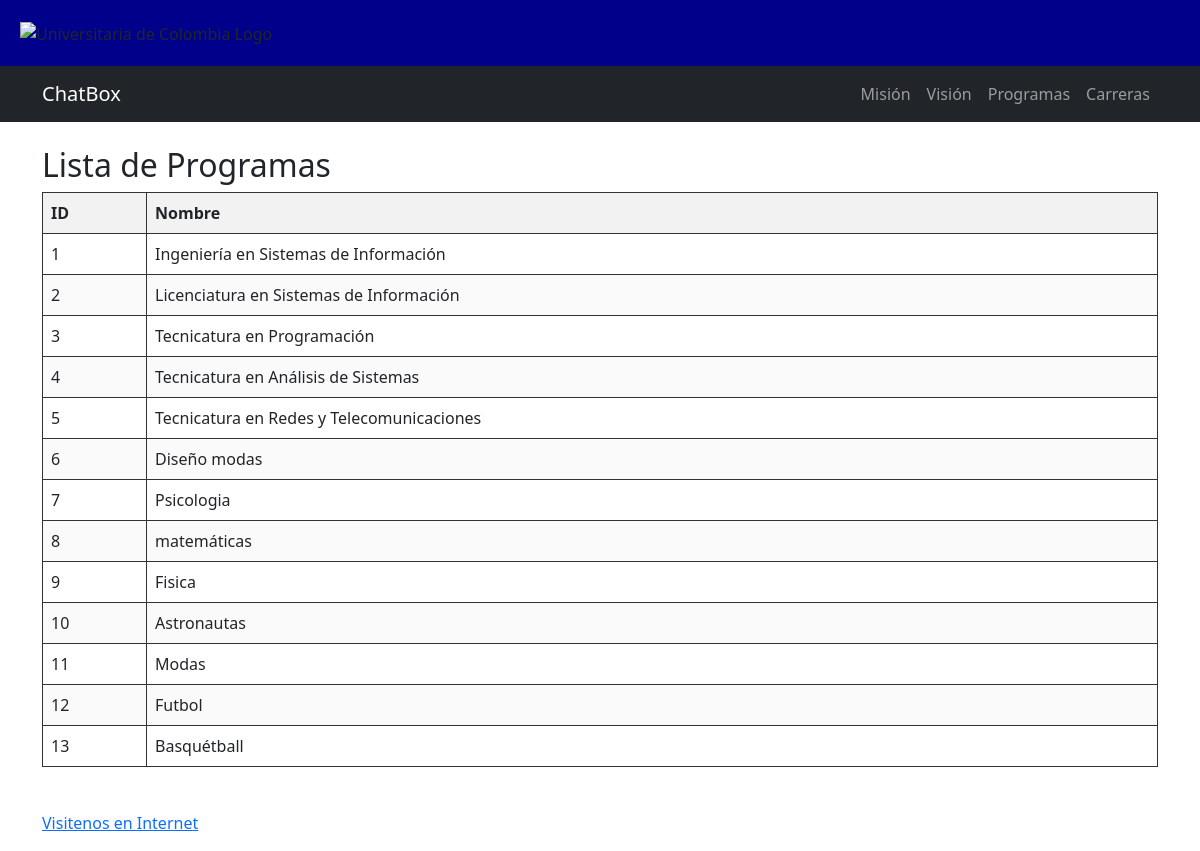
Screenshot of /listaCarrera with the database file from the repository.
### tables this page shows
CREATE TABLE programas (
    codcarrera INTEGER PRIMARY KEY AUTOINCREMENT,
    descarrera TEXT NOT NULL UNIQUE
);

### main.py (the view)
@app.route("/listaCarrera")
def carrera():
    conn = create_connection(DB_FILE)
    cursor = conn.cursor()
    cursor.execute("SELECT * FROM programas;")
    rows = cursor.fetchall()
    conn.close()
    return render_template("listaCarrera.html", programas=rows)

### conexion.py (called while the page is built)
def create_connection(db_file):
    try:
        connection = sqlite3.connect(db_file)
        connection.row_factory = sqlite3.Row  # Acceso a columnas por nombre
        print(f"Conexión exitosa a SQLite: {db_file}")
        return connection
    except sqlite3.Error as e:
        print(f"Error al conectar a SQLite: {e}")
        return None

### templates/listaCarrera.html (shortened to what this page needs)
{% extends 'base.html' %}
{% block content %}
<h2>Lista de Programas</h2>
<table class="tabla-programas">
  <thead>
    <tr>
      <th>ID</th>
      <th>Nombre</th>
    </tr>
  </thead>
  <tbody>
    {% for prog in programas %}
      <tr>
        <td>{{ prog[0] }}</td>
        <td>{{ prog[1] }}</td>
      </tr>
    {% else %}
      <tr>
        <td colspan="2">No hay programas registrados.</td>
      </tr>
    {% endfor %}
  </tbody>
</table>
{% endblock %}

### templates/base.html (shortened to what this page needs)
<!DOCTYPE html>
<html lang="es">
<head>
    <link href="https://cdn.jsdelivr.net/npm/bootstrap@5.3.0/dist/css/bootstrap.min.css" rel="stylesheet">
    <link rel="stylesheet" href="../static/css/style.css">
</head>
<body>
    <div class="estimgu">
        <img src="https://universitariadecolombia.edu.co/wp-content/uploads/2025/04/Logo_universitaria_white_3-1.png" srcset="https://universitariadecolombia.edu.co/wp-content/uploads/2025/04/Logo_universitaria_white_3-1.png 1x" alt="Universitaria de Colombia Logo" data-retina_logo_url="" class="fusion-standard-logo">
    </div>
    <nav class="navbar navbar-expand-sm navbar-dark bg-dark">
        <div class="container">
            <a class="navbar-brand" href="{{url_for('index')}}">ChatBox</a>
            <ul class="navbar-nav">
                <li class="nav-item">
                    <a class="nav-link" href="{{url_for('mision')}}">Misión</a>
                </li>
                <li class="nav-item">
                    <a class="nav-link" href="{{url_for('vision')}}">Visión</a>
                </li>
                <li class="nav-item">
                    <a class="nav-link" href="{{url_for('programas')}}">Programas</a>
                </li>
                <li class="nav-item">
                    <a class="nav-link" href="{{url_for('carrera')}}">Carreras</a>
                </li>
            </ul>
        </div>
    </nav>
    <div class="container mt-4">
        {% block content %}
        {% endblock %}
    </div>
    <div class="espacio"></div>
    <footer class="container mt-4">
        <p><a href="https://www.google.com" target="_blank">Visitenos en Internet</a></p>
    </footer>
</body>
</html>

### static/css/style.css (style rules this page uses)
.estimgu { background-color: darkblue; padding:20px; }
.fusion-standard-logo { width:250px; height:65px; }
.espacio { height: 20px; }
.tabla-programas { width: 100%; border-collapse: collapse; text-align: left; }
.tabla-programas th, .tabla-programas td { border: 1px solid #333; padding: 8px; }
.tabla-programas th { background-color: #f2f2f2; }
.tabla-programas tr:nth-child(even) { background-color: #fafafa; }

### rows the page displays
programas: codcarrera "1", descarrera "Ingeniería en Sistemas de Información"
programas: codcarrera "2", descarrera "Licenciatura en Sistemas de Información"
programas: codcarrera "3", descarrera "Tecnicatura en Programación"
programas: codcarrera "4", descarrera "Tecnicatura en Análisis de Sistemas"
programas: codcarrera "5", descarrera "Tecnicatura en Redes y Telecomunicaciones"
programas: codcarrera "6", descarrera "Diseño modas"
programas: codcarrera "7", descarrera "Psicologia"
programas: codcarrera "8", descarrera "matemáticas"
programas: codcarrera "9", descarrera "Fisica"
programas: codcarrera "10", descarrera "Astronautas"
programas: codcarrera "11", descarrera "Modas"
programas: codcarrera "12", descarrera "Futbol"
programas: codcarrera "13", descarrera "Basquétball"
